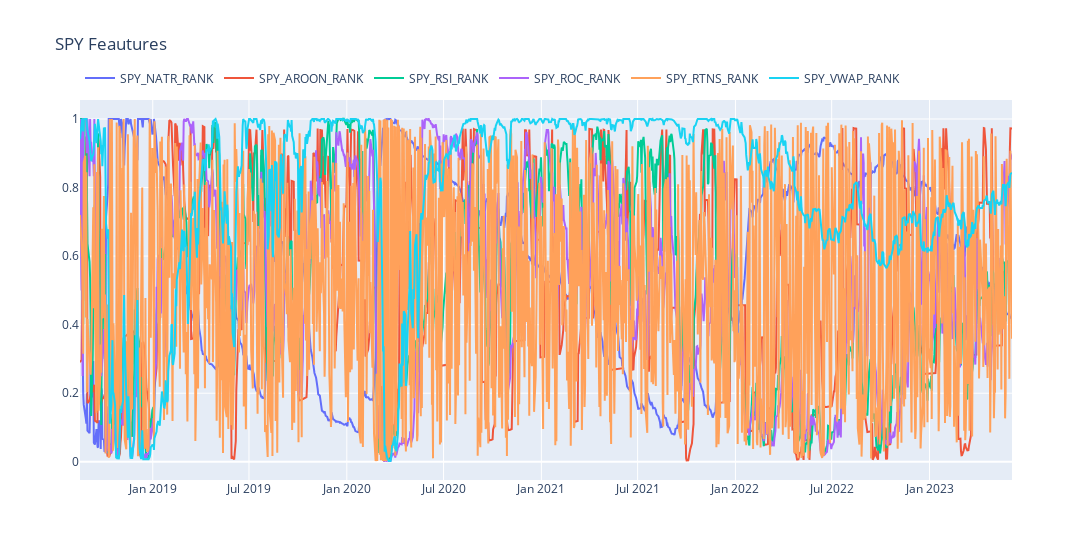

The cell this chart's notebook holds for it:
### Code cell
title = f"{features['symbol'].iloc[0].upper()} Feautures"

scatter = go.Figure()

for feature in [i for i in features.columns if i.startswith("SPY")]:
    scatter.add_trace(go.Scatter(x=features.index, y=features[feature], name=feature))

scatter.update_layout(title=title, width=1200, legend=dict(orientation="h", yanchor="bottom", y=1.02))

scatter.show()

### Figure 1 — Plotly figure (JSON) as saved in the notebook; plotly's stock layout.template omitted (floating-point values rounded to 4 significant figures; data arrays with more than 128 entries replaced by an {"elided": "..."} marker saying what was removed)
{"data": [{"name": "SPY_NATR_RANK", "type": "scatter", "x": {"elided": "1207 str values"}, "y": {"elided": "1207 float values"}}, {"name": "SPY_AROON_RANK", "type": "scatter", "x": {"elided": "1207 str values"}, "y": {"elided": "1207 float values"}}, {"name": "SPY_RSI_RANK", "type": "scatter", "x": {"elided": "1207 str values"}, "y": {"elided": "1207 float values"}}, {"name": "SPY_ROC_RANK", "type": "scatter", "x": {"elided": "1207 str values"}, "y": {"elided": "1207 float values"}}, {"name": "SPY_RTNS_RANK", "type": "scatter", "x": {"elided": "1207 str values"}, "y": {"elided": "1207 float values"}}, {"name": "SPY_VWAP_RANK", "type": "scatter", "x": {"elided": "1207 str values"}, "y": {"elided": "1207 float values"}}], "layout": {"legend": {"orientation": "h", "y": 1.02, "yanchor": "bottom"}, "title": {"text": "SPY Feautures"}, "width": 1200}}
